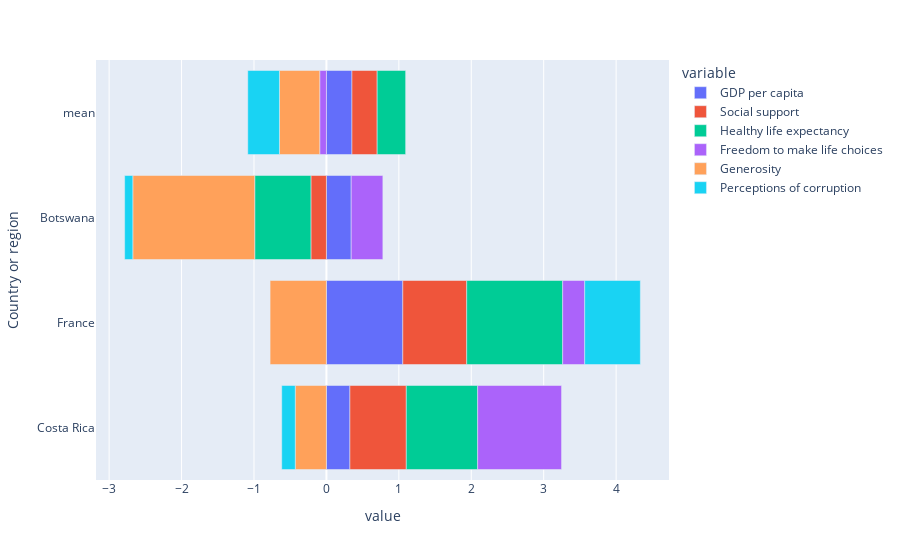

Notebook cell for this chart:
### Code cell
first = df_plot.iloc[0].name
last = df_plot.iloc[df_plot.shape[0]-2].name
index_list = ['France', first, last, 'mean']

france_df = df_plot.loc[df_plot.index.isin(index_list)].drop(['Overall rank', 'Score', 'kmeans'], axis=1)

fig = px.bar(
    france_df,
    x=france_df.columns,
    y=france_df.index,
    orientation='h',
)
fig.show()

### Figure 1 — Plotly figure (JSON) as saved in the notebook; plotly's stock layout.template omitted (floating-point values rounded to 4 significant figures)
{"data": [{"alignmentgroup": "True", "hovertemplate": "variable=GDP per capita<br>value=%{x}<br>Country or region=%{y}<extra></extra>", "legendgroup": "GDP per capita", "marker": {"color": "#636efa", "pattern": {"shape": ""}}, "name": "GDP per capita", "offsetgroup": "GDP per capita", "orientation": "h", "showlegend": true, "textposition": "auto", "type": "bar", "x": [0.3245, 1.055, 0.3421, 0.3527], "xaxis": "x", "y": ["Costa Rica", "France", "Botswana", "mean"], "yaxis": "y"}, {"alignmentgroup": "True", "hovertemplate": "variable=Social support<br>value=%{x}<br>Country or region=%{y}<extra></extra>", "legendgroup": "Social support", "marker": {"color": "#EF553B", "pattern": {"shape": ""}}, "name": "Social support", "offsetgroup": "Social support", "orientation": "h", "showlegend": true, "textposition": "auto", "type": "bar", "x": [0.7785, 0.8825, -0.214, 0.3481], "xaxis": "x", "y": ["Costa Rica", "France", "Botswana", "mean"], "yaxis": "y"}, {"alignmentgroup": "True", "hovertemplate": "variable=Healthy life expectancy<br>value=%{x}<br>Country or region=%{y}<extra></extra>", "legendgroup": "Healthy life expectancy", "marker": {"color": "#00cc96", "pattern": {"shape": ""}}, "name": "Healthy life expectancy", "offsetgroup": "Healthy life expectancy", "orientation": "h", "showlegend": true, "textposition": "auto", "type": "bar", "x": [0.9851, 1.325, -0.7758, 0.393], "xaxis": "x", "y": ["Costa Rica", "France", "Botswana", "mean"], "yaxis": "y"}, {"alignmentgroup": "True", "hovertemplate": "variable=Freedom to make life choices<br>value=%{x}<br>Country or region=%{y}<extra></extra>", "legendgroup": "Freedom to make life choices", "marker": {"color": "#ab63fa", "pattern": {"shape": ""}}, "name": "Freedom to make life choices", "offsetgroup": "Freedom to make life choices", "orientation": "h", "showlegend": true, "textposition": "auto", "type": "bar", "x": [1.158, 0.3041, 0.4371, -0.09194], "xaxis": "x", "y": ["Costa Rica", "France", "Botswana", "mean"], "yaxis": "y"}, {"alignmentgroup": "True", "hovertemplate": "variable=Generosity<br>value=%{x}<br>Country or region=%{y}<extra></extra>", "legendgroup": "Generosity", "marker": {"color": "#FFA15A", "pattern": {"shape": ""}}, "name": "Generosity", "offsetgroup": "Generosity", "orientation": "h", "showlegend": true, "textposition": "auto", "type": "bar", "x": [-0.4302, -0.7777, -1.684, -0.5564], "xaxis": "x", "y": ["Costa Rica", "France", "Botswana", "mean"], "yaxis": "y"}, {"alignmentgroup": "True", "hovertemplate": "variable=Perceptions of corruption<br>value=%{x}<br>Country or region=%{y}<extra></extra>", "legendgroup": "Perceptions of corruption", "marker": {"color": "#19d3f3", "pattern": {"shape": ""}}, "name": "Perceptions of corruption", "offsetgroup": "Perceptions of corruption", "orientation": "h", "showlegend": true, "textposition": "auto", "type": "bar", "x": [-0.1868, 0.7683, -0.1125, -0.4373], "xaxis": "x", "y": ["Costa Rica", "France", "Botswana", "mean"], "yaxis": "y"}], "layout": {"barmode": "relative", "legend": {"title": {"text": "variable"}, "tracegroupgap": 0}, "margin": {"t": 60}, "xaxis": {"anchor": "y", "domain": [0, 1], "title": {"text": "value"}}, "yaxis": {"anchor": "x", "domain": [0, 1], "title": {"text": "Country or region"}}}}
